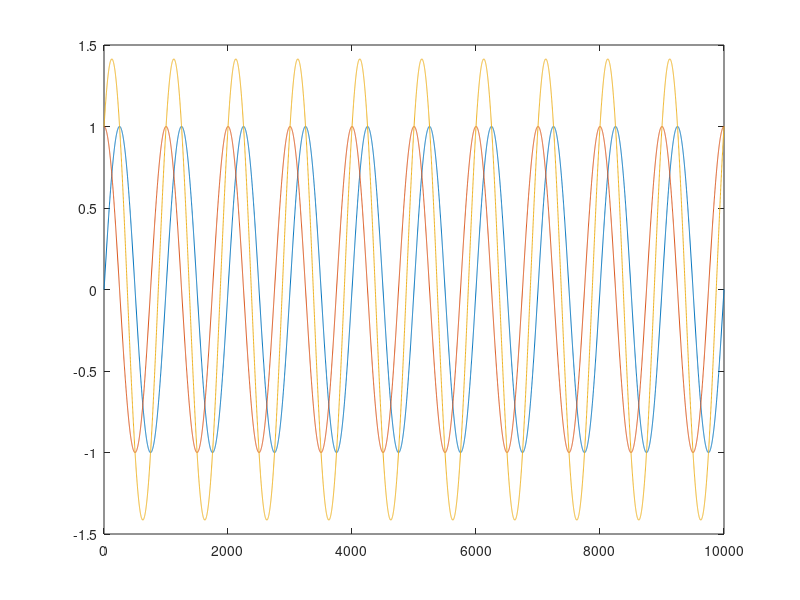

This figure's MATLAB source:
% Time Kalmen Filter
fc = 10 %Hz
t = linspace(0,1,10000)
x1 = sin(2*pi*fc*t);
x2 = cos(2*pi*fc*t);

x3 = x1 + x2

figure;
plot(x1)
hold on;
plot(x2)
hold on;
plot(x3)